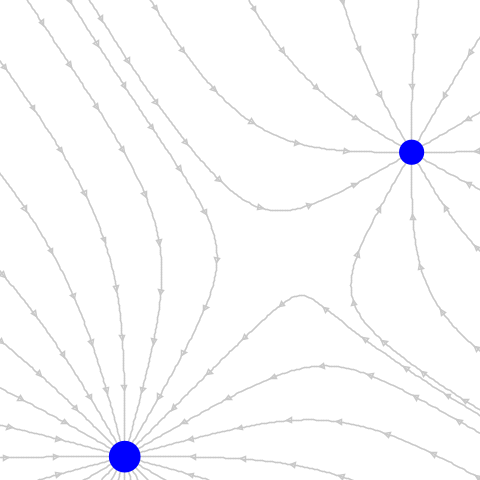
Frame 1 (no input)
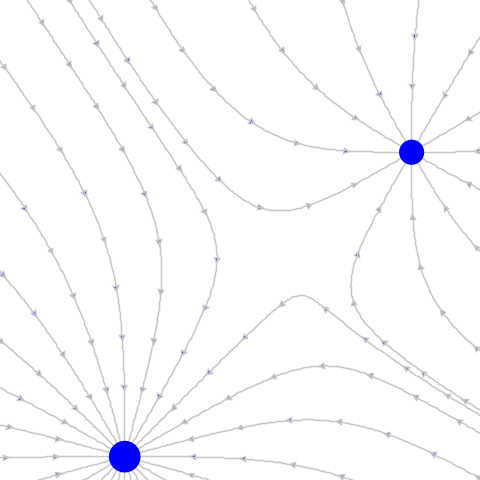
Frame 60 (the mouse pressed at the canvas centre just before this capture)
Frame 120 (the mouse held since frame 60 and released just before this capture): identical to frame 60, image omitted

The Processing sketch that drew these frames (run headless with seeded random() and noise(); from frame 60 on, the mouse is pressed at the canvas centre):

// Processing sketch: gravitationalFields
// ── gravitationalFields.pde
ArrayList<Mass> masses;
int linesPerUnitMass = 6;
float fieldLineLength = 2.5;
float diameterScale = 20;
boolean dragging = true;
void setup() { 
  size(480, 480); 

  masses = new ArrayList<Mass>();
  for (int i = 0; i < 2; ++i) {
    int m = (int) (random(5)+1);
    masses.add(new Mass(width * random(1), height * random(1), m));
  }
} 

//void mousePressed() {
//  for (Mass  c : masses) {
//    if (c.dragIfSelected()) {
//      dragging = true;
//      return;
//    }
//  }
//}
//
//void mouseReleased() {
//  for (Mass  c : masses) {
//    c.releaseDrag();
//  }
//  dragging = false;
//  drawFrame();
//}

void draw() {
  if (frameCount==1 || dragging) {
    drawFrame();
  }
}

void drawFrame() { 
  background(255);
  smooth();

  //draw field lines
  stroke(200);
  strokeWeight(1.5);

  for (Mass massToDraw : masses) {
    int numLines = massToDraw.mass * linesPerUnitMass;
    if (numLines < 0) numLines = - numLines;
    for (int lineCtr = 0; lineCtr < numLines; ++lineCtr) {
      boolean atMass = false;
      float x = massToDraw.x + massToDraw.diameter * 0.5 * cos(lineCtr * 2 * PI / numLines);
      float y = massToDraw.y + massToDraw.diameter * 0.5 * sin(lineCtr * 2 * PI / numLines);
      int loopLimit = 1000;
      int loopCtr = 0;
      while (loopCtr++ < loopLimit && !atMass && x > 0 && x < width && y > 0 && y < height) {
        ForceVector v = new ForceVector(0, 0);
        for (Mass  c : masses) {
          float d = dist(x, y, c.x, c.y);
          //if any mass close to other mass, don't plot
          if (c != massToDraw && d < c.diameter * 0.5) atMass = true;
          //          if ( d < c.diameter) atMass = true;
          if (!atMass) {
            float forceMultiplier = c.mass / (d * d);
            v.add( (x - c.x)/d * forceMultiplier, (y - c.y)/d * forceMultiplier);
          }
        }
        if (!atMass) {
          float vecLength = v.magnitude();
          float newX = x + v.x / vecLength * fieldLineLength;
          float newY = y + v.y / vecLength * fieldLineLength;
          //          println("x, y, newX, newY"+  x + y+ newX +  newY);
          float arrowHeadWidthFraction = 5 / fieldLineLength;
          //          strokeWeight(1);
          line(x, y, newX, newY);
          if (loopCtr % 20 == 0) {
            if (massToDraw.mass > 0) {
              arrowHead(x, y, newX, newY, arrowHeadWidthFraction);
            } 
            else {
              arrowHead(newX, newY, x, y, arrowHeadWidthFraction);
            }
          }
          x = newX;
          y = newY;
        }
      }
    }
  }

  //draw mass
  for (Mass c : masses) {
    c.draw();
  }
} 

void arrowHead(float xFrom, float yFrom, float xTo, float yTo, float headFractionOfLength) {
  float xHeadBase = xTo + (xTo - xFrom) * headFractionOfLength;
  float yHeadBase = yTo + (yTo - yFrom) * headFractionOfLength;
  float xDelta = (yTo - yFrom) * headFractionOfLength * 0.5;
  float yDelta = - (xTo - xFrom) * headFractionOfLength * 0.5;
  triangle(xTo, yTo, xHeadBase + xDelta, yHeadBase + yDelta, xHeadBase - xDelta, yHeadBase - yDelta);
}

class Mass {
  float x, y, diameter;
  int mass;
//  boolean drag = false;

  Mass(float x_, float y_, int mass_) {
    x = x_;
    y = y_; 
    mass = mass_; 
    diameter = pow(abs(mass), 1.0/3) * diameterScale;
  }

//  boolean dragIfSelected() {
//    drag  = (dist(x, y, mouseX, mouseY) < diameter * 0.5);
//    return drag;
//  }

  void draw() {
    int c =  color (0, 0, 255);
    noStroke();
//    if (drag) {
//      x = mouseX;
//      y = mouseY;
//      fill(255, 255, 0);
//      ellipse(x, y, diameter + 5, diameter + 5);
//    }
    fill(c);
    ellipse(x, y, diameter, diameter);
  }


//  void releaseDrag() {
//    drag = false;
//  }
}

class ForceVector {
  float x, y;

  ForceVector() {
    this(0, 0);
  }

  ForceVector(float x_, float y_) {
    x = x_;
    y = y_;
  }

  void add(float dx, float dy) {
    x += dx;
    y += dy;
  }

  float magnitude() {
    return dist(0, 0, x, y);
  }
}
